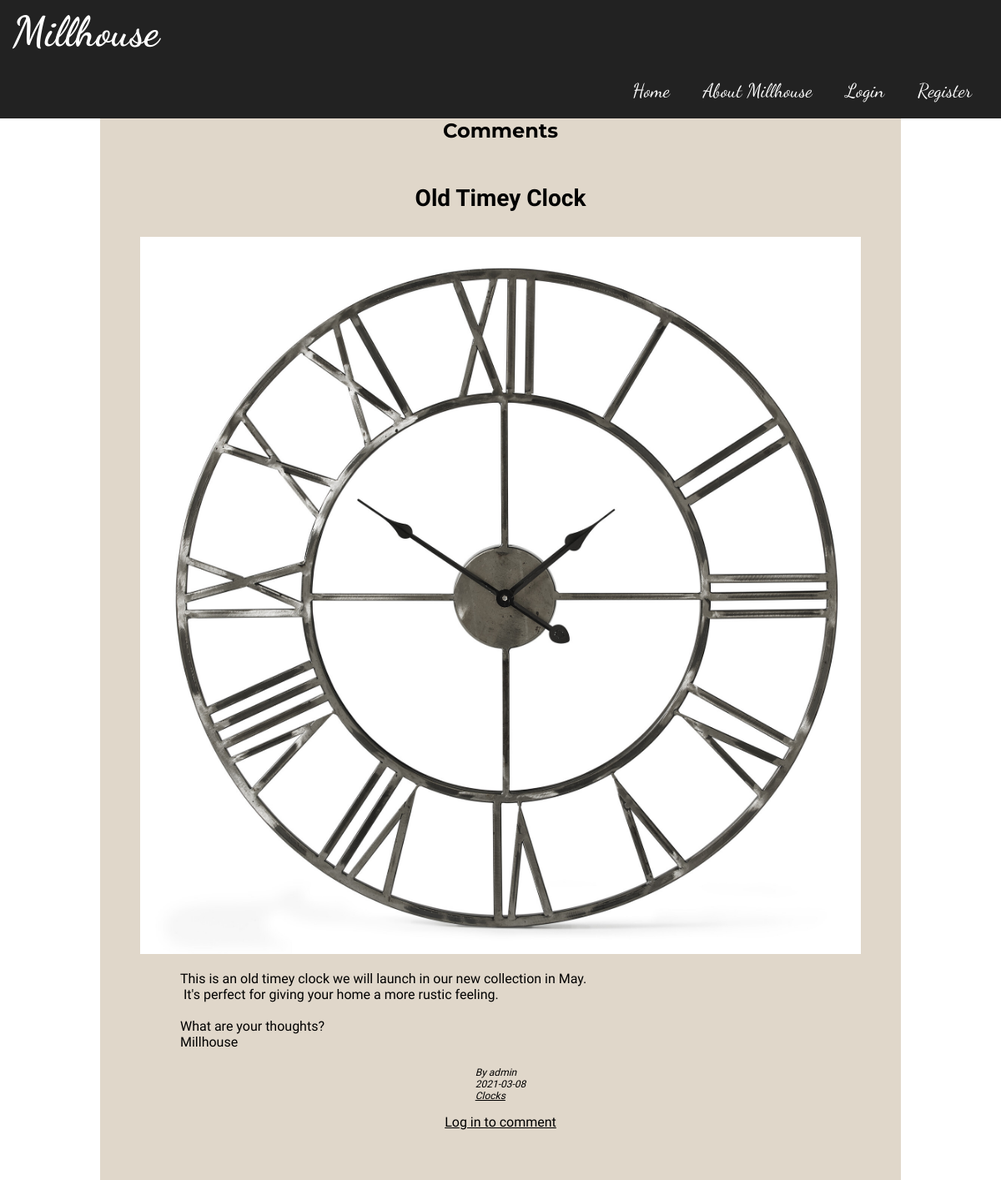
Screenshot of /views/comments.php?id=1 with the database file from the repository.
### tables this page shows
CREATE TABLE `posts`(
`ID` INT PRIMARY KEY NOT NULL AUTO_INCREMENT,
`Title` VARCHAR(30) NOT NULL,
`Image` VARCHAR(200),
`Category` VARCHAR(30) NOT NULL DEFAULT 'uncategorized',
`Date` DATE NOT NULL,
`UserID` INT NOT NULL,
`Content` TEXT NOT NULL,
CONSTRAINT FK_user_post FOREIGN KEY(UserID) REFERENCES users(ID)
);

CREATE TABLE `users`(
`ID` INT PRIMARY KEY NOT NULL AUTO_INCREMENT,
`Firstname` VARCHAR(20) NOT NULL,
`Lastname` VARCHAR(40) NOT NULL,
`Username` VARCHAR(20) NOT NULL UNIQUE,
`Email` VARCHAR(200) NOT NULL UNIQUE,
`Password` VARCHAR(32) NOT NULL,
`Role` VARCHAR(5) NOT NULL DEFAULT 'user'
);

### Includes/functions.php (called while the page is built)
<?php
function escape($string){
    return htmlspecialchars($string, ENT_COMPAT, 'UTF-8');
}
?>

### classes/Posts.php (the view, shortened to what this page needs)
<?php
$path = $_SERVER['DOCUMENT_ROOT'];
include($path . "/CMS_Projekt_Grupp8/includes/functions.php");
class Post
{
    private $id;
    private $title;
    private $image;
    private $category;
    private $content;
    private $date;
    private $username;
    function __construct($id_IN, $title_IN, $image_IN, $category_IN, $content_IN, $date_IN, $userId_IN, $username_IN)
    {
        $this->id = $id_IN;
        $this->title = escape($title_IN);
        $this->image = $image_IN;
        $this->category = escape($category_IN);
        $this->content = escape($content_IN);
        $this->date = $date_IN;
        $this->username = $username_IN;
    }
    function createPostHtml()
    {
        echo "<article class='post' id='$this->id'>";
        echo "<h3 class='post__title'>$this->title</h3>";
        echo "<aside class='post__meta'><adress>By $this->username</adress><time datetime='$this->date'>$this->date</time><a href='/CMS_Projekt_Grupp8/index.php?category=$this->category'>$this->category</a></aside>";
        if (isset($this->image)){
            echo "<img class='post__img'src='/CMS_Projekt_Grupp8/views/$this->image' alt='Blog post image' />";
        }
        echo "<p class='post__content'>$this->content</p>";
        echo "</article>";
    }
}

### Css/style.css (style rules this page uses)
* { box-sizing: border-box; padding: 0px; margin: 0px; }
body { font-family: sans-serif; font-size: 16px; position: relative; min-height: 100vh; }
.post { display: flex; align-items: center; flex-direction: column; padding-top: 50px; }
.post__title { order: 0; padding-bottom: 30px; font-size: 28px; }
.post__img { order: 1; max-width:90%; }
.post__content { order: 2; padding-top: 20px; font-size: 16px; white-space: pre-wrap; width:80%; }
.post__meta { order: 3; padding-top: 5px; display: flex; flex-direction: column; font-style: italic; font-size: 12px; padding-bottom: 15px; padding-top: 20px; }
a { color: black; }

### rows the page displays
posts: Title "Old Timey Clock", UserID.Username "admin", Date "2021-03-08", Category "Clocks", Image (picture), Content "This is an old timey clock we will launch in our new collection in May. It's perfect for giving your home a more rustic feeling. What are your thoughts? Millhouse"
